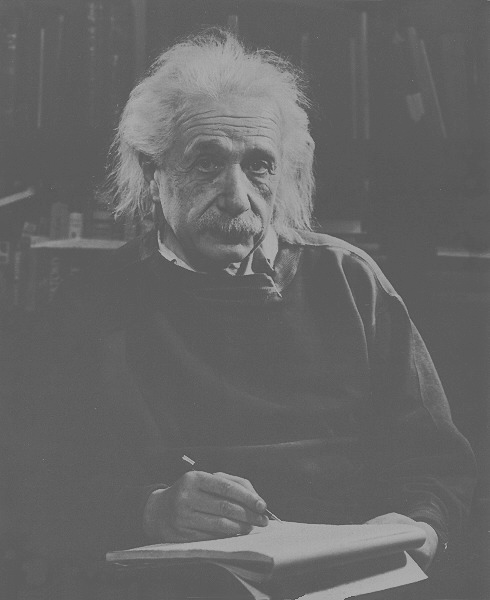
%> input picture einstein.tif, 490 x 600 px
$ octave steganographyC.m   (GNU Octave 9; MATLAB toolbox functions it lacks are replaced by stand-ins)
%> lines starting %> are read from the running program, lines starting %| are printed output that depends on the picture
% Cover image
cover=imread('einstein.tif');
%> cover is the input picture: size 600x490 uint8; min 74, max 178, mean 102.4
cover = cover(:,:,1);
[row,col]=size(cover);
%> row = 600; col = 490

% Hidden image
hidden= imread('photo.png');
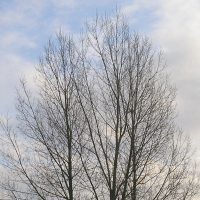
%> input picture photo.png, 200 x 200 px
%> hidden is the input picture: size 200x200x3 uint8; mean R, G, B 168.9, 170.2, 175.3
hidden = hidden(:,:,1);
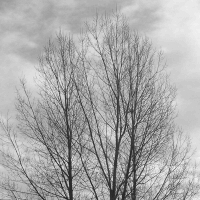
%> hidden: size 200x200 uint8; min 34, max 242, mean 168.9
hidden = imresize(hidden, size(cover));
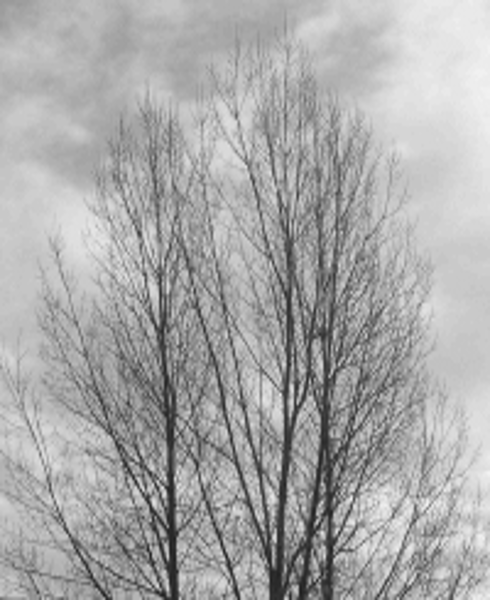
%> hidden: size 600x490 uint8; min 29, max 243, mean 168.9
hidden = floor(double(hidden) / 16);
%> hidden: size 600x490 double

% Stegnography image
steggroup = zeros(size(cover)); %opening a matrix of size of cover
for i = 1 : numel(cover)
steggroup(i) = bitand(16+32+64+128, cover(i)); % keep bits 5,6,7 and 8
steggroup(i) = bitor(steggroup(i), hidden(i)); % adds bits 1,2,3 and 4
end
subplot (1,3,1), imshow(cover, []), title('Cover Image')
subplot (1,3,2), imshow(steggroup, []), title('Steganography Image')
clear hidden;
clear cover;
clear row;
clear col;

%Extracting hidden image
extract = zeros(size(steggroup));
for i = 1 : numel(steggroup)
extract(i) = bitand(1+2+4+8, steggroup(i)); % keeps four bits
end
clear steggroup;
clear i;
subplot (1,3,3)
imshow(extract, [])
title('Hidden Image')
